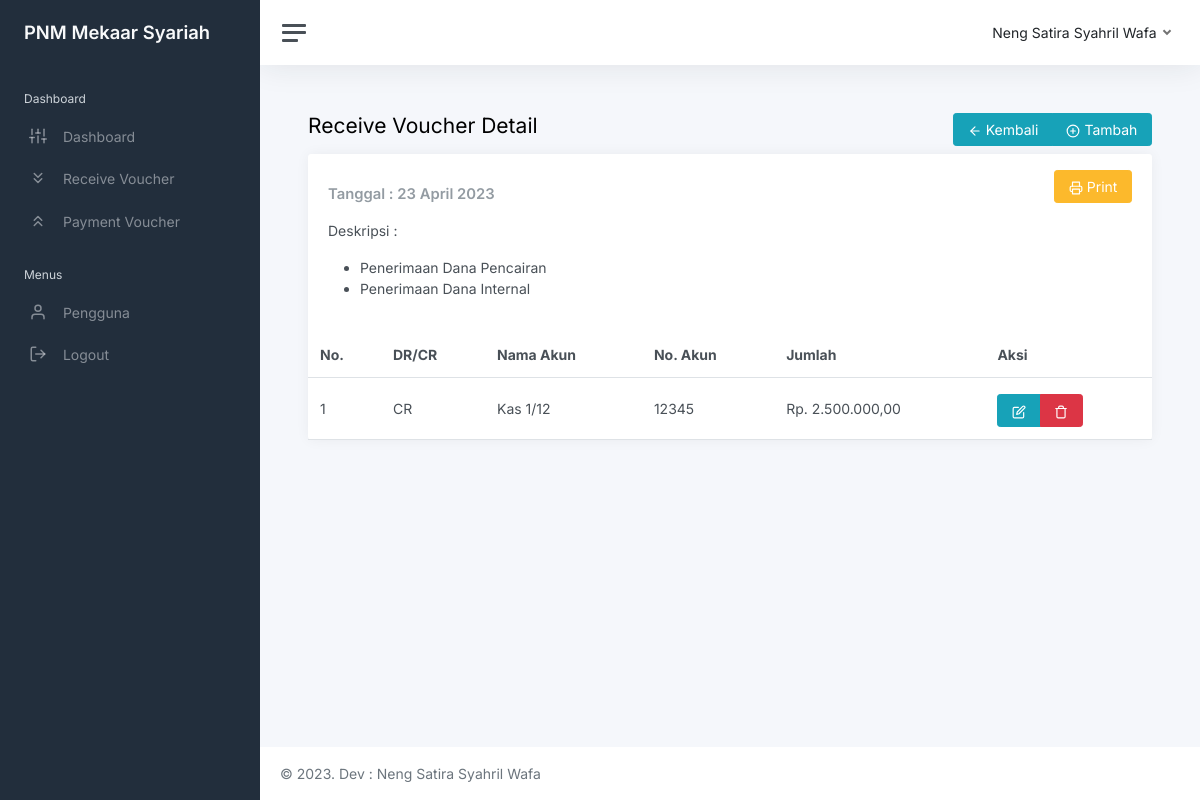
Before: /view_rv/rv_detail.php?id=1 (signed in) with the older database file.
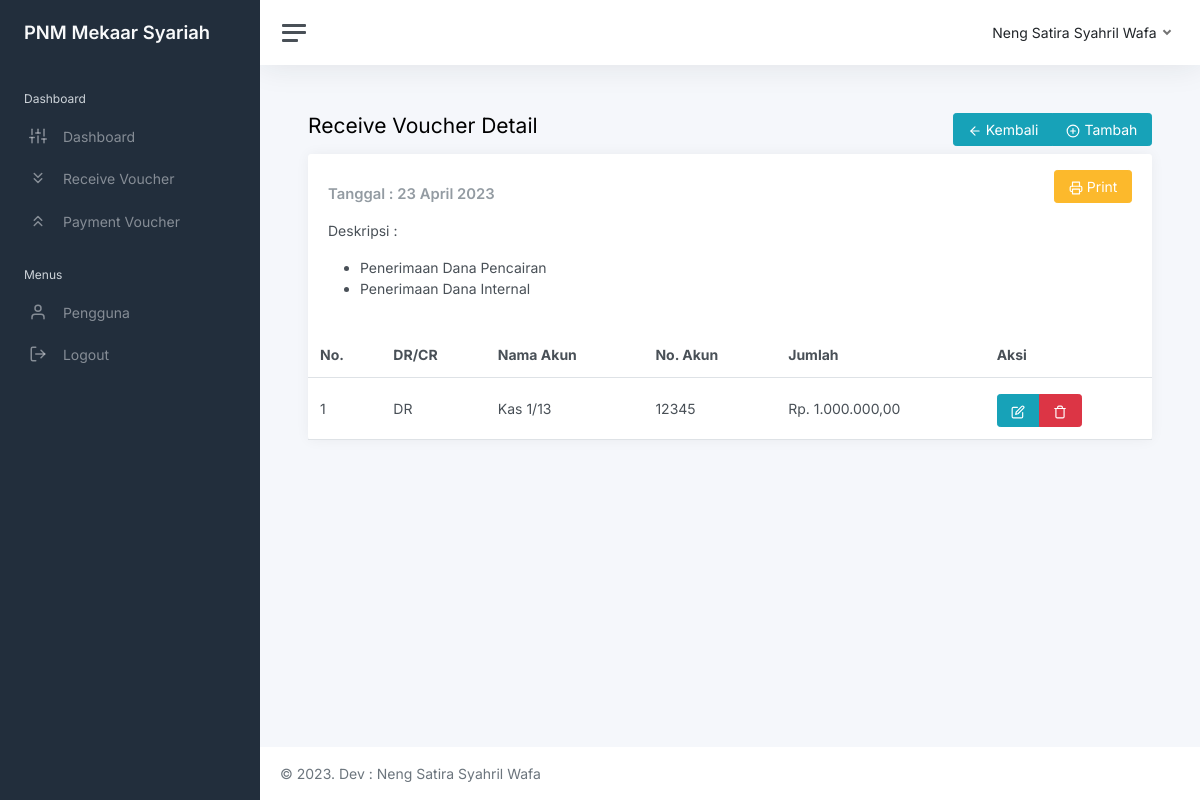
After: the same page with the newer database file.
### tables this page shows
CREATE TABLE `users` (
  `id_user` int(11) NOT NULL,
  `nama` varchar(255) NOT NULL,
  `username` varchar(255) NOT NULL,
  `email` varchar(255) NOT NULL,
  `password` varchar(255) NOT NULL,
  `image` varchar(255) NOT NULL,
  `role_id` int(10) NOT NULL,
  `date_created` date NOT NULL,
  `is_active` int(10) NOT NULL
);

CREATE TABLE `rv` (
  `id_rv` int(11) NOT NULL,
  `rv_date` date NOT NULL,
  `deskripsi` text NOT NULL,
  `id_user` int(10) NOT NULL
);

CREATE TABLE `rv_detail` (
  `id_rv_detail` int(11) NOT NULL,
  `id_rv` int(10) NOT NULL,
  `drcr` varchar(10) NOT NULL,
  `nama_akun` varchar(255) NOT NULL,
  `no_akun` varchar(100) NOT NULL,
  `jumlah` int(10) NOT NULL
);

### functions.php (called while the page is built, shortened)
<?php
$conn = mysqli_connect("localhost", "root", "", "db_sirvpv");
function query($query)
{
    global $conn;
    $result = mysqli_query($conn, $query);
    $rows = [];
    while ($row = mysqli_fetch_assoc($result)) {
        $rows[] = $row;
    }
    return $rows;
}

### view_rv/rv_detail.php (the view, shortened to what this page needs)
<?php
include "../templates/header.php";
$id_rv = $_GET["id"];
$rv = query(
    "SELECT * FROM rv
    WHERE id_rv = $id_rv"
)[0];
$rv_detail = query(
    "SELECT * FROM rv_detail
    INNER JOIN rv ON rv.id_rv = rv_detail.id_rv
    WHERE rv_detail.id_rv = $id_rv"
);
?>
<main class="content">
    <div class="container-fluid p-0">
        <div class="row">
            <div class="col-6">
                <h1 class="h3 mb-3">Receive Voucher Detail</h1>
            </div>
            <div class="col-6 text-end">
                <div class="btn-group btn-group-toggle" data-toggle="buttons">
                    <a href="rv.php" class="btn btn-info text-white"><i class="align-middle"
                            data-feather="arrow-left"></i>
                        Kembali</a>
                    <a href="rv_detail_add.php?id_rv=<?= $rv["id_rv"]; ?>" class="btn btn-info text-white"><i
                            class="align-middle" data-feather="plus-circle"></i>
                        Tambah</a>
                </div>
            </div>
        </div>
        <div class="row">
            <div class="col-12 col-lg-12 col-xxl-12 d-flex">
                <div class="card flex-fill">
                    <div class="card-header">
                        <div class="row">
                            <div class="col-6">
                                <h5 class="card-title mb-0 mt-3">
                                    Tanggal :
                                    <strong>
                                        <?= date('d F Y', strtotime($rv["rv_date"])); ?>
                                    </strong>
                                </h5>
                                <p class="mt-3">
                                    Deskripsi :
                                    <?= $rv["deskripsi"]; ?>
                                </p>
                            </div>
                            <div class="col-6 text-end">
                                <a href="rv_detail_print.php?id_rv=<?= $rv["id_rv"]; ?>"
                                    class="btn btn-warning text-white" target="_blank"><i class="align-middle"
                                        data-feather="printer"></i>
                                    Print</a>
                            </div>
                        </div>
                    </div>
                    <table class="table table-responsive my-0">
                        <thead>
                            <tr>
                                <th>No.</th>
                                <th>DR/CR</th>
                                <th>Nama Akun</th>
                                <th class="d-none d-xl-table-cell">No. Akun</th>
                                <th>Jumlah</th>
                                <th>Aksi</th>
                            </tr>
                        </thead>
                        <tbody>
                            <?php $i = 1; ?>
                            <?php foreach ($rv_detail as $rvd): ?>
                                <tr>
                                    <td>
                                        <?= $i; ?>
                                    </td>
                                    <td>
                                        <?= $rvd["drcr"]; ?>
                                    </td>
                                    <td>
                                        <?= $rvd["nama_akun"]; ?>
                                    </td>
                                    <td class="d-none d-xl-table-cell">
                                        <?= $rvd["no_akun"]; ?>
                                    </td>
                                    <td>
                                        Rp.
                                        <?= number_format($rvd["jumlah"], 2, ',', '.'); ?>
                                    </td>
                                    <td>
                                        <div class="btn-group btn-group-toggle" data-toggle="buttons">
                                            <a href="rv_detail_edit.php?id_rvd=<?= $rvd["id_rv_detail"]; ?>&id_rv=<?= $rv["id_rv"]; ?>"
                                                class="btn btn-info text-white mt-1"><i class="align-middle"
                                                    data-feather="edit"></i></a>
                                            <a href="rv_detail_delete.php?id_rvd=<?= $rvd["id_rv_detail"]; ?>&id_rv=<?= $rv["id_rv"]; ?>"
                                                class="btn btn-danger text-white mt-1"
                                                onclick="return confirm('Yakin ingin menghapus <?= $rvd['nama_akun']; ?>?');"><i
                                                    class="align-middle" data-feather="trash"></i></a>
                                        </div>
                                    </td>
                                </tr>
                                <?php $i++; ?>
                            <?php endforeach; ?>
                        </tbody>
                    </table>
                </div>
            </div>
        </div>
    </div>
</main>
<?php
include "../templates/footer.php";
?>

### templates/header.php (shortened to what this page needs)
<?php
require "../functions.php";
$id = $_SESSION['id'];
$user = query(
    "SELECT * FROM users
    -- INNER JOIN jabatan ON users.jabatan = jabatan.id_jabatan
    INNER JOIN users_role ON users.role_id = users_role.id_role
    WHERE id_user = $id"
)[0];
?>
<!DOCTYPE html>
<html lang="en">
<head>
    <link href="../assets/css/app.css" rel="stylesheet" />
    <link href="../vendor/datatables/DataTables-1.13.4/css/jquery.dataTables.css" rel="stylesheet" />
</head>
<body>
    <div class="wrapper">
        <?php
        include "sidebar.php";
        include "topbar.php";
        ?>

### templates/sidebar.php
<nav id="sidebar" class="sidebar js-sidebar">
    <div class="sidebar-content js-simplebar">
        <a class="sidebar-brand" href="index.html">
            <span class="align-middle">PNM Mekaar Syariah</span>
        </a>
        <ul class="sidebar-nav">
            <li class="sidebar-header">Dashboard</li>
            <li class="sidebar-item">
                <a class="sidebar-link" href="../view_admin/dashboard.php">
                    <i class="align-middle" data-feather="sliders"></i>
                    <span class="align-middle">Dashboard</span>
                </a>
            </li>
            <li class="sidebar-item">
                <a class="sidebar-link" href="../view_rv/rv.php">
                    <i class="align-middle" data-feather="chevrons-down"></i>
                    <span class="align-middle">Receive Voucher</span>
                </a>
            </li>
            <li class="sidebar-item">
                <a class="sidebar-link" href="../view_pv/pv.php">
                    <i class="align-middle" data-feather="chevrons-up"></i>
                    <span class="align-middle">Payment Voucher</span>
                </a>
            </li>
            <li class="sidebar-header">Menus</li>
            <li class="sidebar-item">
                <a class="sidebar-link" href="../view_user/users.php">
                    <i class="align-middle" data-feather="user"></i>
                    <span class="align-middle">Pengguna</span>
                </a>
            </li>
            <li class="sidebar-item">
                <a class="sidebar-link" href="../logout.php"
                    onclick="return confirm('Yakin ingin keluar dari aplikasi?');">
                    <i class="align-middle" data-feather="log-out"></i>
                    <span class="align-middle">Logout</span>
                </a>
            </li>
        </ul>
    </div>
</nav>

### templates/topbar.php (shortened to what this page needs)
<div class="main">
    <nav class="navbar navbar-expand navbar-light navbar-bg">
        <a class="sidebar-toggle js-sidebar-toggle">
            <i class="hamburger align-self-center"></i>
        </a>
        <div class="navbar-collapse collapse">
            <ul class="navbar-nav navbar-align">
                <li class="nav-item dropdown">
                    <a class="nav-link dropdown-toggle d-none d-sm-inline-block" href="#" data-bs-toggle="dropdown">
                        <span class="text-dark">
                            <?= $user["nama"] ?>
                        </span>
                    </a>
                </li>
            </ul>
        </div>
    </nav>

### templates/footer.php (shortened to what this page needs)
<footer class="footer">
    <div class="container-fluid">
        <div class="row text-muted">
            <div class="col text-start">
                <p class="mb-0">&copy;
                    <?= date("Y"); ?>. Dev : Neng Satira Syahril Wafa
                </p>
            </div>
        </div>
    </div>
</footer>
</div>
</div>
</body>
</html>

Changed rows visible on the page:
removed rv_detail: drcr "CR", nama_akun "Kas 1/12", no_akun "12345", jumlah "2.500.000,00"
added rv_detail: drcr "DR", nama_akun "Kas 1/13", no_akun "12345", jumlah "1.000.000,00"
